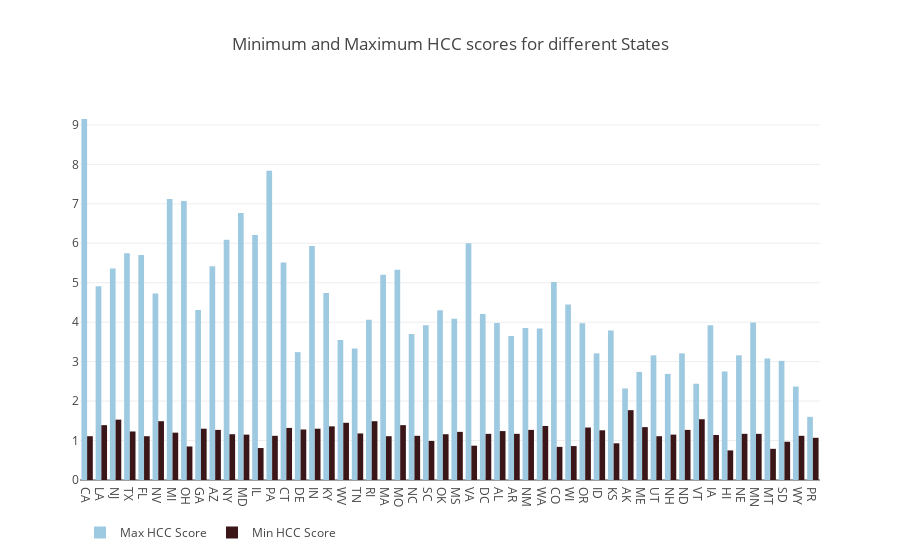

Notebook code for this chart:
### Code cell
trace1 = go.Bar(
    x=response2.state,
    y=response2.max_hcc_score,
    name='Max HCC Score',
    marker=dict(color='rgb(158,202,225)'),
)
trace2 = go.Bar(
    x=response2.state,
    y=response2.min_hcc_score,
    name='Min HCC Score',
    marker=dict(color='rgb(58,22,25)'),
)

data = [trace1, trace2]
layout = go.Layout(
    barmode='group',
    title='Minimum and Maximum HCC scores for different States',
    legend=dict(orientation="h")
)

fig = go.Figure(data=data, layout=layout)
iplot(fig, filename='grouped-bar')

### Figure 1 — Plotly figure (JSON) as saved in the notebook; plotly's stock layout.template omitted (floating-point values rounded to 4 significant figures)
{"data": [{"marker": {"color": "rgb(158,202,225)"}, "name": "Max HCC Score", "type": "bar", "uid": "46df938c-fda6-11eb-9659-0242ac130202", "x": ["CA", "LA", "NJ", "TX", "FL", "NV", "MI", "OH", "GA", "AZ", "NY", "MD", "IL", "PA", "CT", "DE", "IN", "KY", "WV", "TN", "RI", "MA", "MO", "NC", "SC", "OK", "MS", "VA", "DC", "AL", "AR", "NM", "WA", "CO", "WI", "OR", "ID", "KS", "AK", "ME", "UT", "NH", "ND", "VT", "IA", "HI", "NE", "MN", "MT", "SD", "WY", "PR"], "y": [9.15, 4.91, 5.36, 5.75, 5.7, 4.73, 7.12, 7.07, 4.31, 5.42, 6.09, 6.77, 6.21, 7.84, 5.51, 3.24, 5.93, 4.74, 3.55, 3.33, 4.06, 5.2, 5.33, 3.7, 3.92, 4.3, 4.09, 6, 4.21, 3.98, 3.65, 3.85, 3.84, 5.02, 4.45, 3.97, 3.21, 3.79, 2.32, 2.74, 3.16, 2.69, 3.21, 2.44, 3.92, 2.75, 3.16, 3.99, 3.08, 3.02, 2.37, 1.6]}, {"marker": {"color": "rgb(58,22,25)"}, "name": "Min HCC Score", "type": "bar", "uid": "46df96f2-fda6-11eb-9659-0242ac130202", "x": ["CA", "LA", "NJ", "TX", "FL", "NV", "MI", "OH", "GA", "AZ", "NY", "MD", "IL", "PA", "CT", "DE", "IN", "KY", "WV", "TN", "RI", "MA", "MO", "NC", "SC", "OK", "MS", "VA", "DC", "AL", "AR", "NM", "WA", "CO", "WI", "OR", "ID", "KS", "AK", "ME", "UT", "NH", "ND", "VT", "IA", "HI", "NE", "MN", "MT", "SD", "WY", "PR"], "y": [1.11, 1.39, 1.53, 1.23, 1.11, 1.49, 1.2, 0.85, 1.3, 1.27, 1.16, 1.15, 0.81, 1.12, 1.32, 1.28, 1.3, 1.36, 1.45, 1.18, 1.49, 1.11, 1.39, 1.12, 0.99, 1.16, 1.22, 0.87, 1.17, 1.24, 1.17, 1.27, 1.37, 0.84, 0.86, 1.33, 1.26, 0.93, 1.77, 1.34, 1.11, 1.15, 1.27, 1.54, 1.14, 0.75, 1.17, 1.17, 0.79, 0.97, 1.12, 1.07]}], "layout": {"autosize": true, "barmode": "group", "legend": {"orientation": "h"}, "title": {"text": "Minimum and Maximum HCC scores for different States"}, "xaxis": {"autorange": true, "range": [-0.5, 51.5], "type": "category"}, "yaxis": {"autorange": true, "range": [0, 9.632], "type": "linear"}}}
